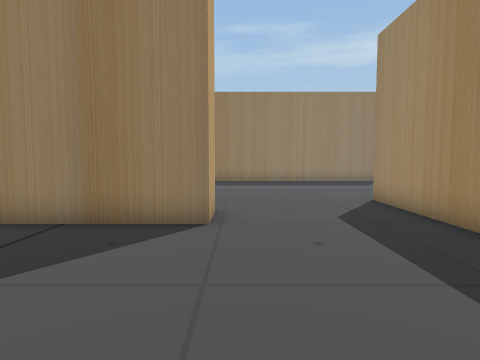
[1] (above)

20 first-person views from a walk through a 3-D level made in the Unity game engine. The camera is 1.3 m above the floor, tilts 4° down and sees 75° across. The floor is counted in squares, 1 m on a side. Each view is taken from the middle of a square. On the plan, view 1 faces up. The plan holds only what a view shows up to about 14 squares ahead; the rest is blank. The place goes on beyond the plan.

[2]
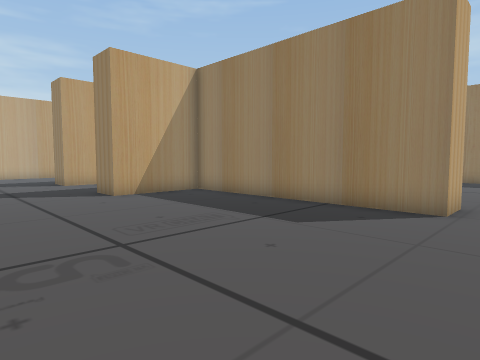

[3]
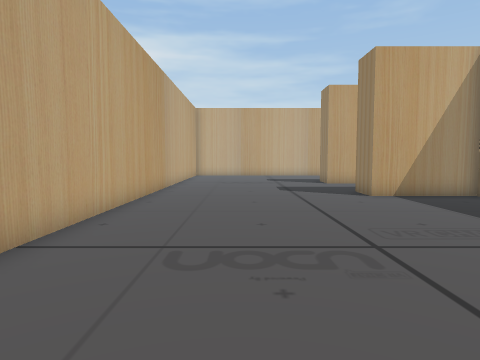

[4]
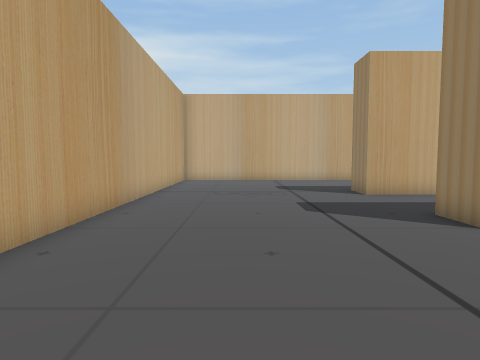

[5]
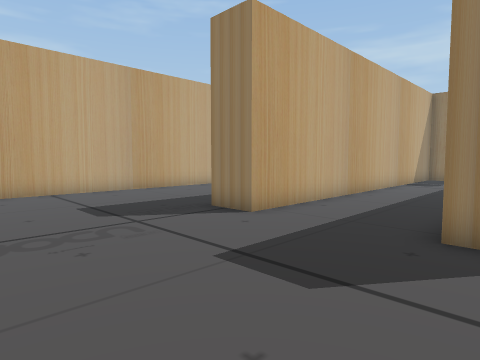

[6]
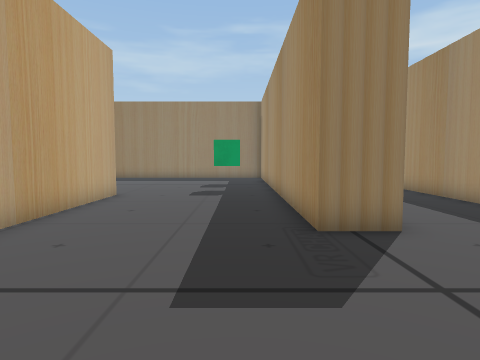

[7]
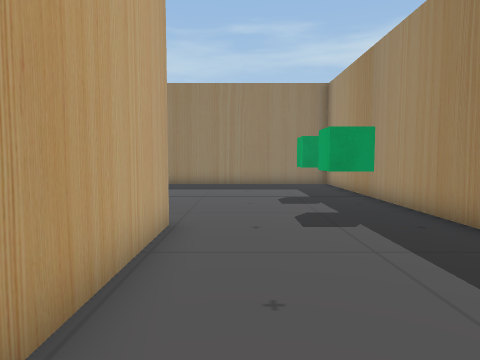

[8]
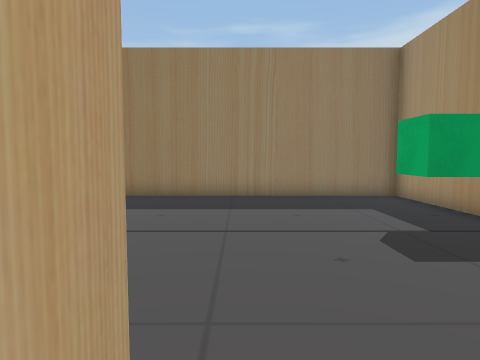

[9]
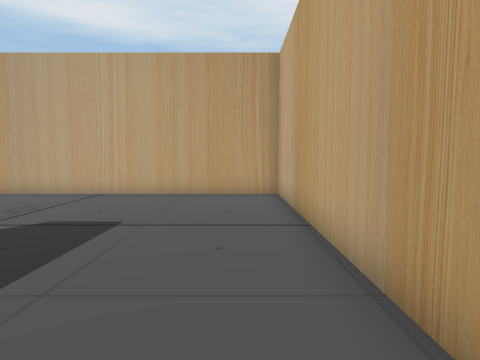

[10]
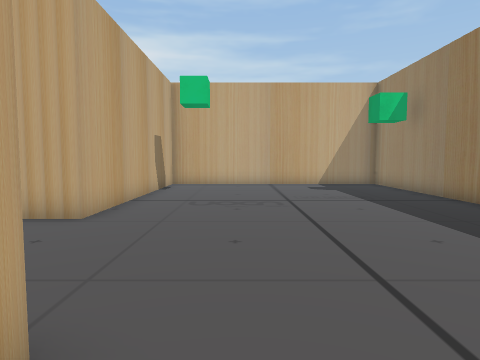

[11]
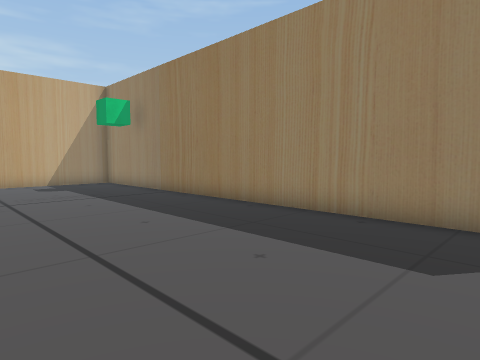

[12]
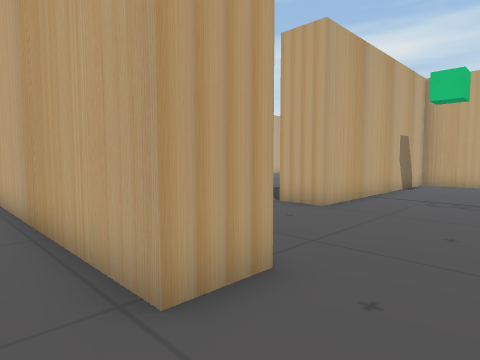

[13]
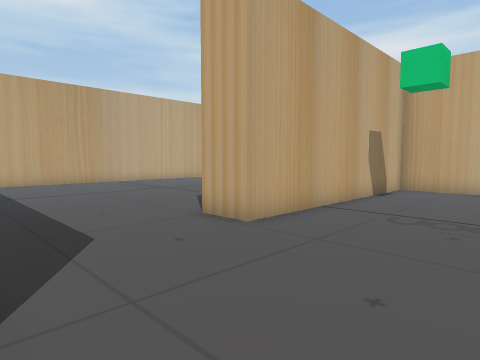

[14]
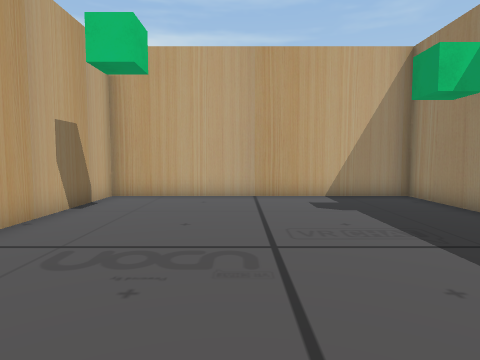

[15]
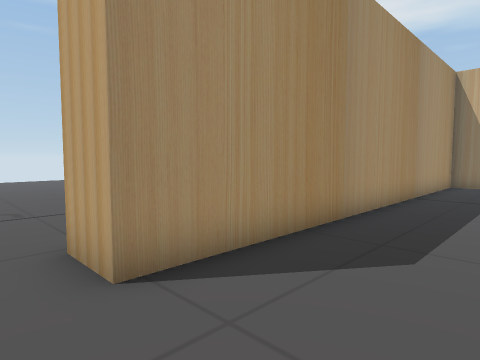

[16]
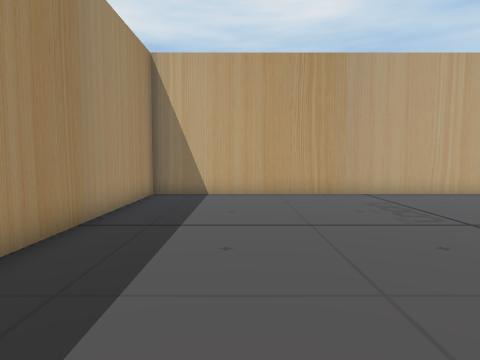

[17]
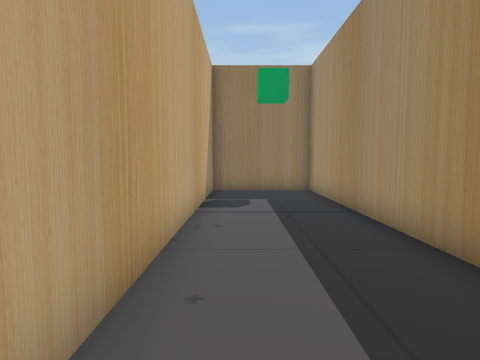

[18]
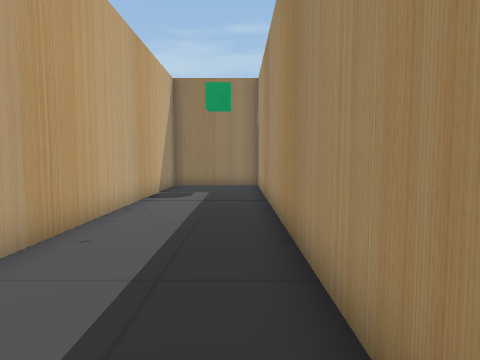

[19]
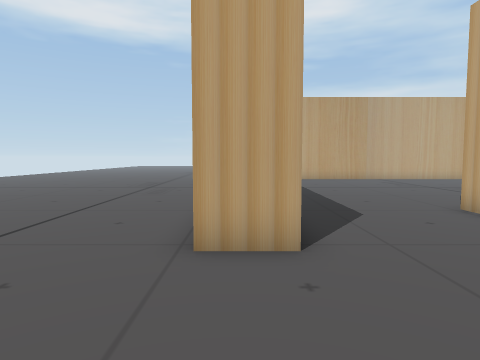

[20]
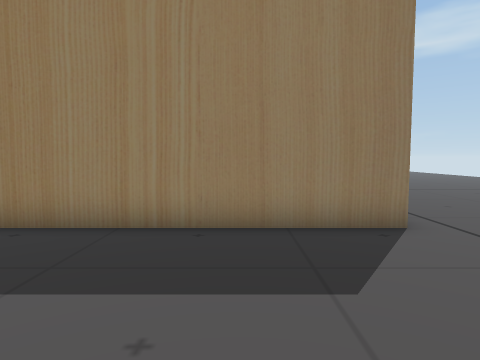

### Floor plan
Points are (right, up) in squares from view 1. A wall is a line through its corners. A room is listed if a view was taken in it or the views show most of it. See-through windows are left out.
Room 1 (views 1, 2, 3, 4, 5, 6, 7, 8, 9, 10, 11, 12, 13, 14, 15, 16, 17, 18, 19, 20)
walls: (-11.1, 4) (-11.1, 17.8) (-15.1, 17.8) (-15.1, 2.5) (-16.6, 2.5) (-16.6, 17.8) (-23.5, 17.8); (-22.4, 8.1) (-22.4, -5.3) (4.1, -5.3) (4.1, 9.7) (5.6, 9.7) (5.6, 1.6); (7.5, 17.8) (-9.6, 17.8) (-9.6, 7.6) (-0.6, 7.6) (-0.6, 6.1) (-9.6, 6.1) (-9.6, 2.5) (-11.2, 2.5)
objects: cube (-19, 9) to (-18, 10); cube (-19, 12) to (-18, 13)

Where each view was taken, in squares from view 1:
view 1: 0 up, 0 right, facing up
view 2: 2 down, 1 right, facing up-left
view 3: 2 down, 1 right, facing left
view 4: 2 down, 4 left, facing left
view 5: 3 down, 10 left, facing up-left
view 6: 3 down, 18 left, facing up
view 7: 2 up, 21 left, facing up
view 8: 7 up, 22 left, facing up
view 9: 6 up, 21 left, facing down
view 10: 11 up, 6 right, facing left
view 11: 11 up, 7 right, facing up-left
view 12: 12 up, 7 right, facing down-left
view 13: 12 up, 4 right, facing down-left
view 14: 12 up, 1 right, facing left
view 15: 11 up, 1 right, facing down-right
view 16: 6 up, 1 right, facing down
view 17: 5 up, 14 left, facing up
view 18: 3 up, 12 left, facing up
view 19: 14 up, 5 right, facing down
view 20: 12 up, 5 right, facing up
